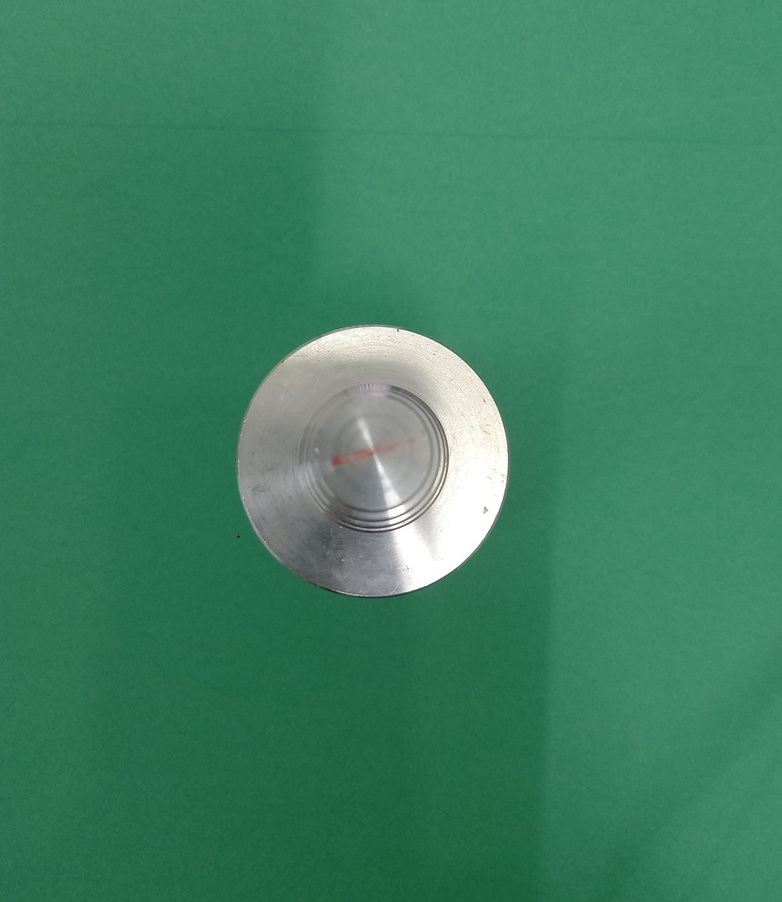
//> input picture b.jpg, 782 x 902 px, shrunk from 936 x 1080 before the run
$ ./Source   (built with g++ and OpenCV 4)
//> lines starting //> are read from the running program, lines starting //| are printed output that depends on the picture; after the words box and inside, x2 and y2 are one past the last pixel; in counts of white or black regions, pixels touching at a corner belong together
#include <iostream>

#include <opencv2\imgcodecs.hpp>
#include <opencv2\imgproc.hpp>
#include <opencv2\highgui.hpp>


#include <opencv2\core\core.hpp>
#include <opencv2\imgproc\imgproc.hpp>
#include <opencv2\highgui\highgui.hpp>

using namespace std;
using namespace cv;
int hmin = 0, smin = 110, vmin = 153;
int hmax = 19, smax = 240, vmax = 255;

int main() {
	Mat imgblur, imgcanny, imggray, mask;
	Mat img = imread("b.jpg");
//> img is the input picture: 902 rows x 782 cols, CV_8UC3; mean B, G, R 98.9, 128.4, 62.9
	cvtColor(img, imggray, COLOR_BGR2HSV);
//> imggray: 902 rows x 782 cols, CV_8UC3; mean H, S, V 74.3, 136.5, 128.5
	Scalar lower(hmin, smin, vmin);
	Scalar upper(hmax, smax, vmax);
	inRange(imggray, lower, upper, mask);
//> mask: 902 rows x 782 cols, CV_8UC1; every value is 0
	blur(imggray, imgblur, Size(3, 3));
//> imgblur: 902 rows x 782 cols, CV_8UC3; mean H, S, V 74.3, 136.5, 128.5
	Canny(imgblur, imgcanny, 0, 150 ,3);
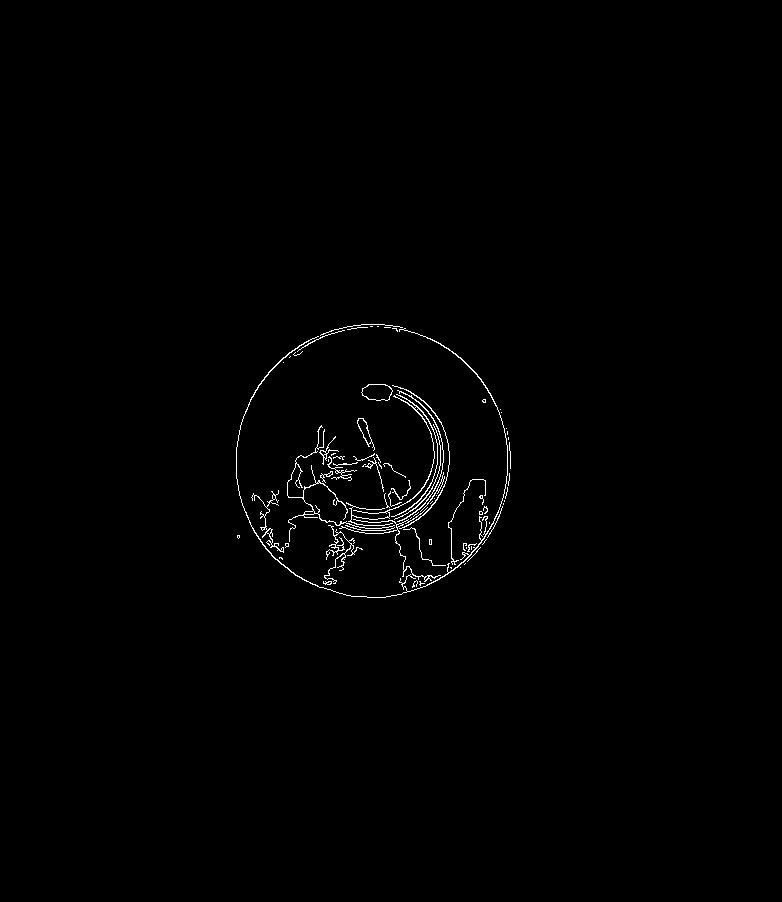
//> imgcanny: 902 rows x 782 cols, CV_8UC1; 0.72% white in thin lines or dots, all inside (x1, y1, x2, y2) = (236, 324, 511, 598)
	vector<vector<Point> > contours;
	findContours(imgcanny, contours, RETR_TREE, CHAIN_APPROX_SIMPLE);
//> contours = 106 contours, 87 with area under 20; largest, box (x1, y1, x2, y2) and area: (361, 384, 393, 401) 397, (361, 384, 393, 401) 386, (236, 328, 508, 598) 244, (357, 418, 375, 451) 172, (357, 418, 372, 445) 156
	vector<vector<Point> > contours_poly(contours.size());
//> contours_poly = 106 empty contours
	vector<Rect> boundRect(contours.size());
	RNG rng(12345);
	for (size_t i = 0; i < contours.size(); i++)
	{
		approxPolyDP(contours[i], contours_poly[i], 3, true);
		boundRect[i] = boundingRect(contours_poly[i]);
	}
//> this loop made 106 passes
//> after the loop, contours_poly = 106 contours, 87 with area under 20; largest, box (x1, y1, x2, y2) and area: (361, 384, 393, 401) 370, (362, 384, 393, 401) 353, (236, 328, 508, 598) 327, (346, 394, 438, 526) 247, (324, 525, 363, 584) 217; boundRect = 106 Rects (x, y, width, height), first 8: [419, 581, 6, 5], [323, 581, 9, 3], [326, 582, 6, 2], [412, 580, 5, 8], [460, 567, 1, 1], [450, 567, 1, 1], [465, 563, 1, 1], [279, 557, 4, 3]
	Mat drawing = Mat::zeros(imgcanny.size(), CV_8UC3);
	for (size_t i = 0; i < contours.size(); i++)
	{
		Scalar color = Scalar(rng.uniform(0, 256), rng.uniform(0, 256), rng.uniform(0, 256));
		drawContours(drawing, contours_poly, (int)i, color);
		rectangle(drawing, boundRect[i].tl(), boundRect[i].br(), color, 2);
	}
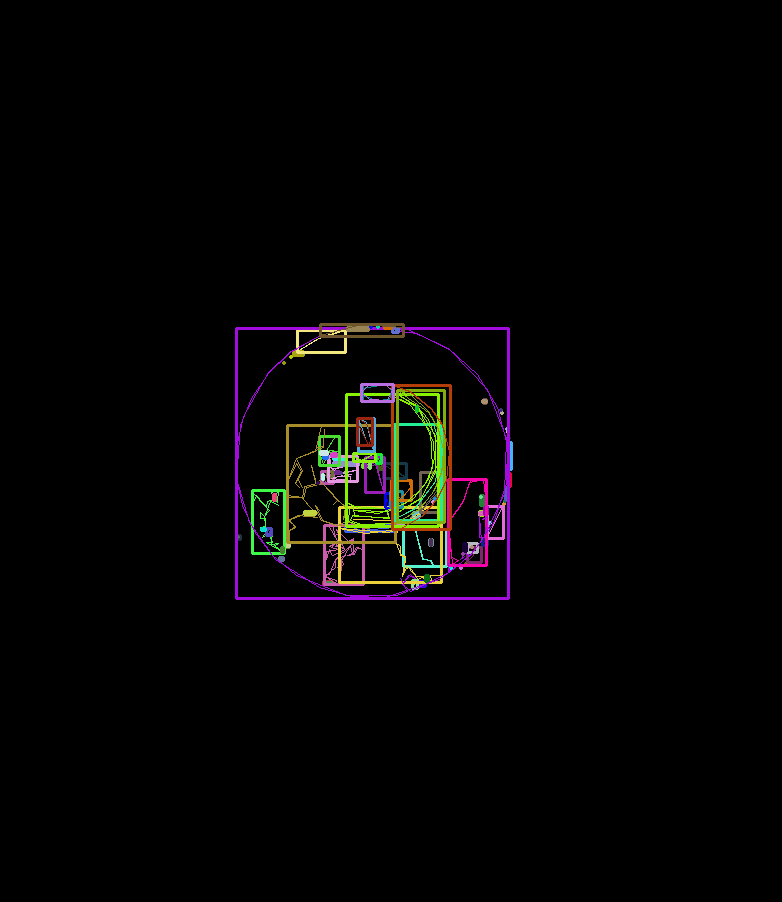
//> drawing: 902 rows x 782 cols, CV_8UC3; mean B, G, R 3.3, 3.5, 4.4
	imshow("Contours", drawing);
	waitKey(0);
}

$ run again, with KOOO.jpg copied over b.jpg
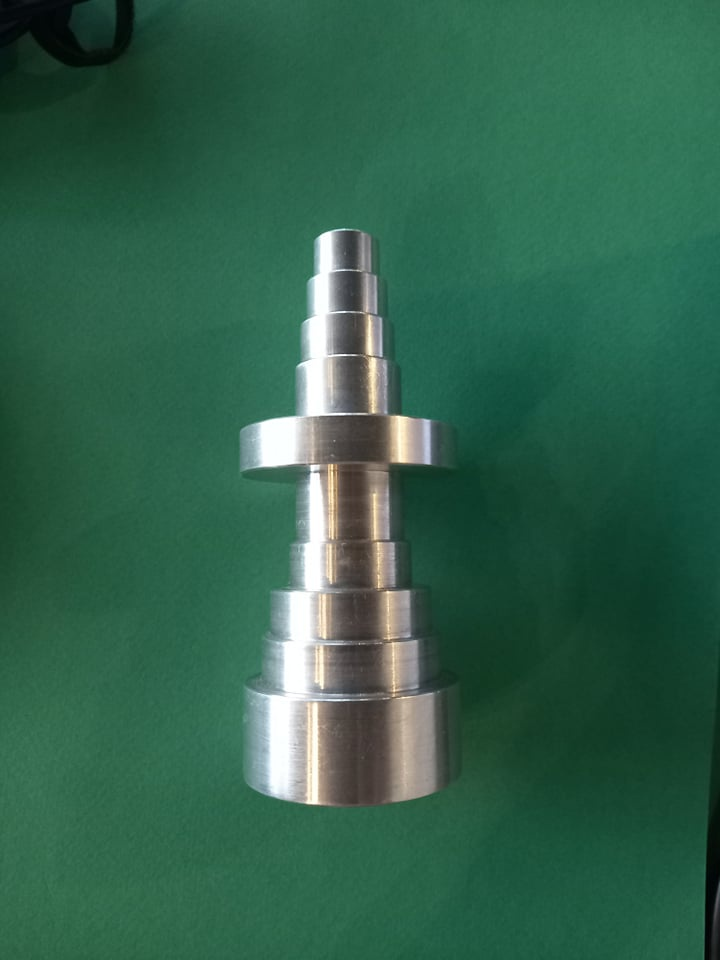
//> input picture KOOO.jpg, 720 x 960 px
//> img is the input picture: 960 rows x 720 cols, CV_8UC3; mean B, G, R 75.8, 97.8, 49.2
//> imggray: 960 rows x 720 cols, CV_8UC3; mean H, S, V 73.9, 140.7, 98.5
//> `inRange(imggray, lower, upper, mask);`:
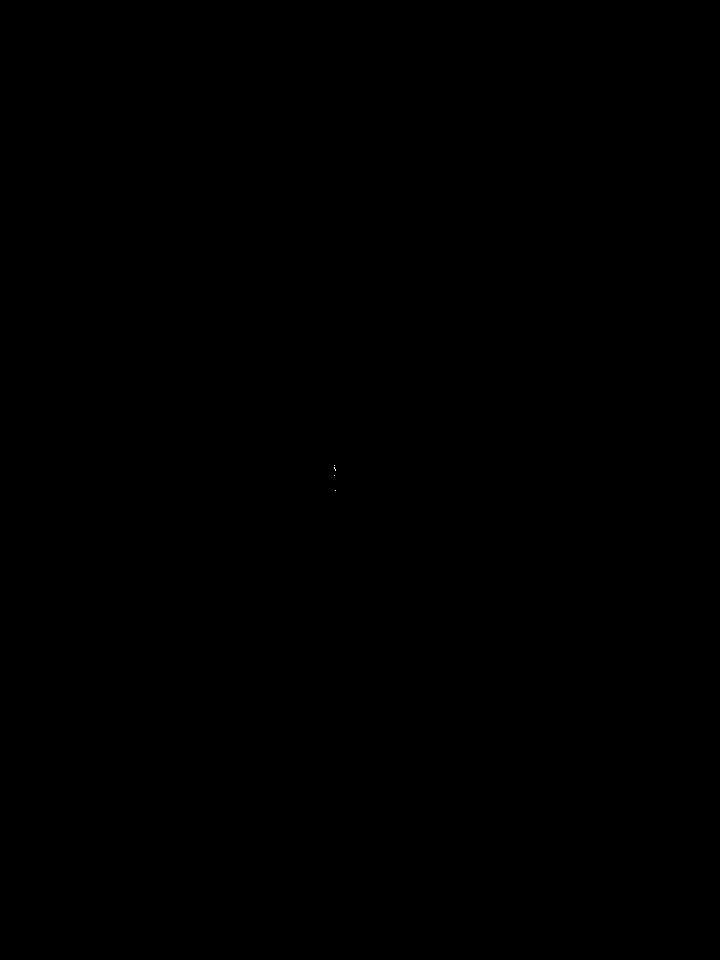
//> mask: 960 rows x 720 cols, CV_8UC1; 0% white in thin lines or dots, all inside (x1, y1, x2, y2) = (334, 465, 336, 491)
//> imgblur: 960 rows x 720 cols, CV_8UC3; mean H, S, V 73.9, 140.7, 98.5
//> imgcanny: 960 rows x 720 cols, CV_8UC1; 1.7% white in thin lines or dots
//> contours = 221 contours, 186 with area under 20; largest, box (x1, y1, x2, y2) and area: (0, 0, 135, 68) 462, (261, 476, 324, 640) 240, (17, 26, 49, 51) 180, (314, 543, 321, 583) 115, (245, 682, 308, 702) 102
//> `vector<vector<Point> > contours_poly(contours.size());`: contours_poly = 221 empty contours
//> after the loop `for (size_t i = 0; i < contours.size(); i++)`: contours_poly = 221 contours, 182 with area under 20; largest, box (x1, y1, x2, y2) and area: (0, 0, 133, 66) 792, (261, 476, 324, 640) 309, (278, 359, 371, 462) 262, (294, 677, 370, 802) 224, (313, 316, 371, 400) 212; boundRect = 221 Rects (x, y, width, height), first 8: [709, 944, 2, 16], [704, 915, 1, 45], [707, 901, 2, 59], [707, 896, 3, 4], [716, 859, 4, 17], [718, 850, 1, 9], [708, 823, 11, 119], [718, 816, 2, 6]
//> after the loop `for (size_t i = 0; i < contours.size(); i++)`:
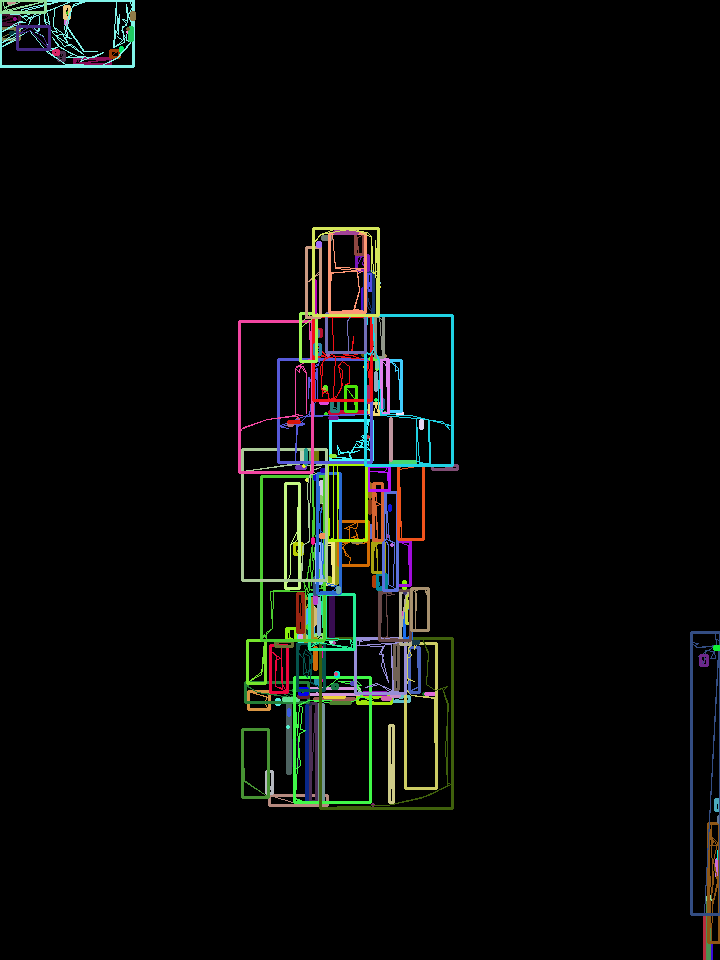
//> drawing: 960 rows x 720 cols, CV_8UC3; mean B, G, R 7.9, 9.3, 8.3
